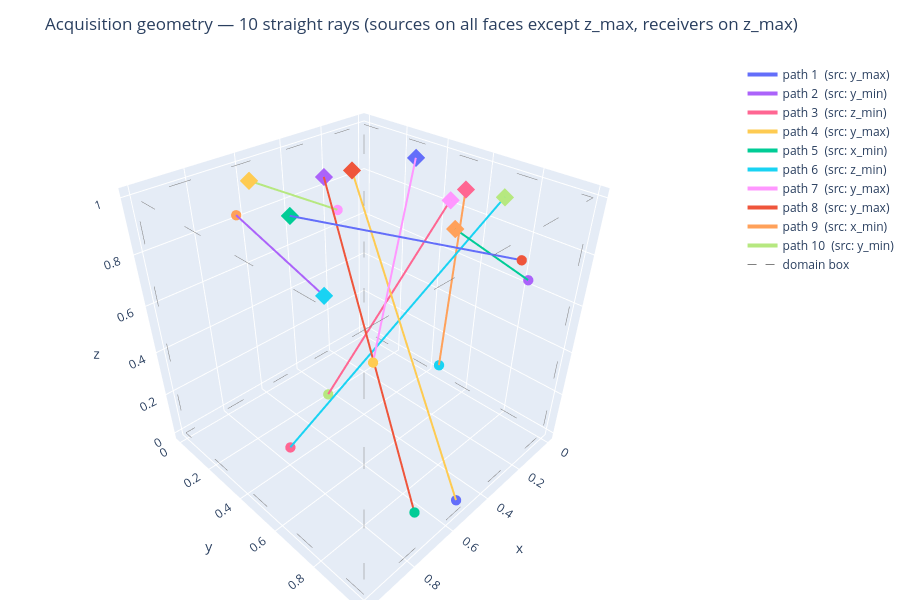

The notebook cell this image was saved under:
### Markdown cell above
---
## 4. Interactive 3D Path Visualization

The cell below uses `plot_paths3d_interactive` (Plotly-backed) to render the 10 acquisition paths inside the unit cube.  Each label records which boundary face the source belongs to.

If Plotly is not installed, the cell prints an informative message instead of raising an error.  Install the optional dependency with:

```
pip install plotly
```

### Code cell
try:
    from pygeoinf3d.plot import plot_paths3d_interactive

    labels = [
        f"path {i + 1}  (src: {source_face_names[i]})"
        for i in range(N_PATHS)
    ]
    fig = plot_paths3d_interactive(
        paths,
        labels=labels,
        n_samples=120,
        show_domain_box=True,
        show_markers=True,
        show_plot=True,
        title=(
            "Acquisition geometry — 10 straight rays\n"
            "(sources on all faces except z_max, receivers on z_max)"
        ),
    )

except ImportError:
    print(
        "Interactive path visualization requires Plotly, which is not installed.\n"
        "Install it with:  pip install plotly\n"
        "Then re-run this cell."
    )
